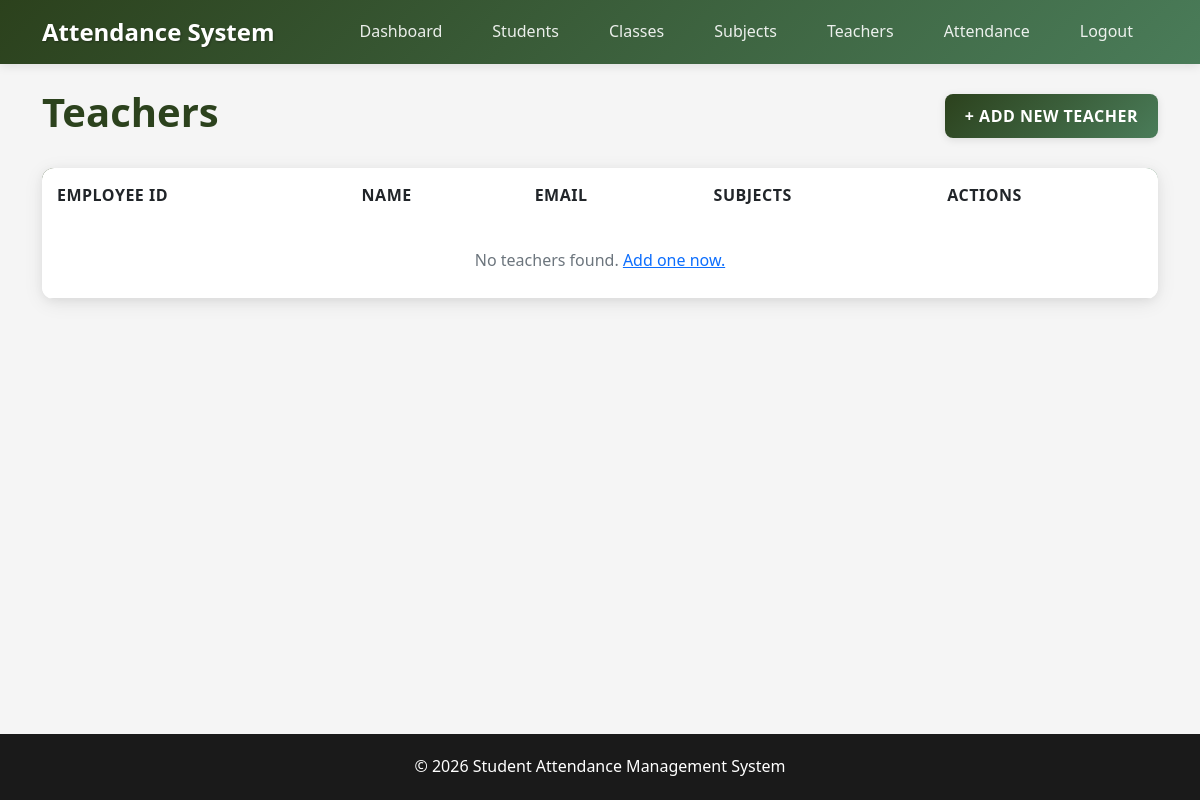
Before: /teachers/ (signed in) with the older database file.
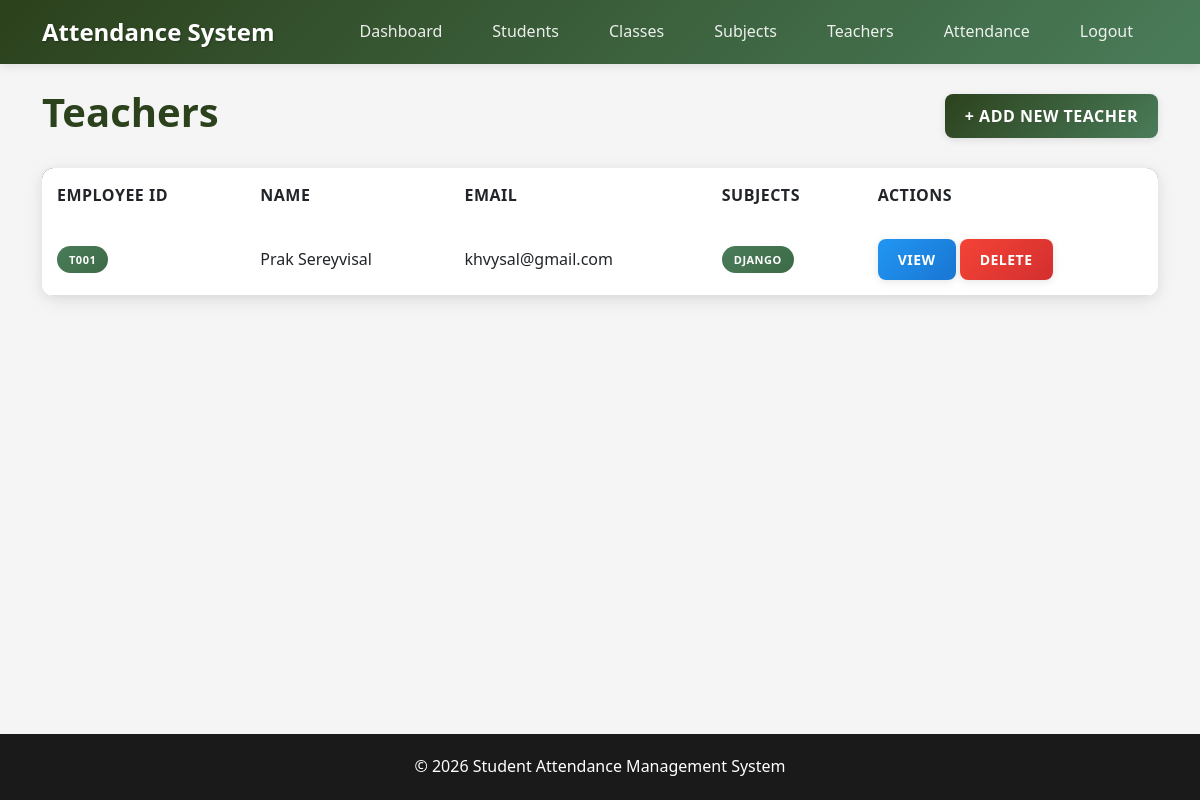
After: the same page with the newer database file.
### Attendance/models.py (models this page shows, shortened)
class Teacher(models.Model):
    employee_id = models.CharField(max_length=20, unique=True)
    first_name = models.CharField(max_length=50)
    last_name = models.CharField(max_length=50)
    email = models.EmailField()
    phone = models.CharField(max_length=20, unique=True)
    hire_date = models.DateField()
    subjects = models.ManyToManyField(Subject)
    created_at = models.DateTimeField(auto_now_add=True)

class Subject(models.Model):
    subject_name = models.CharField(max_length=100)
    code = models.CharField(max_length=20, unique=True)
    description = models.TextField(blank=True, null=True)
    created_at = models.DateTimeField(auto_now_add=True)

### Attendance/views.py (the view)
# urls.py: path('teachers/', views.teacher_list, name='teacher_list'),
@login_required
def teacher_list(request):
    teachers = Teacher.objects.all()
    return render(request, 'teachers/list.html', {'teachers': teachers})

### Templates/teachers/list.html
{% extends 'base.html' %}
{% block content %}
<div class="d-flex justify-content-between align-items-center mb-4">
    <h1 class="text-primary-custom">Teachers</h1>
    <a href="{% url 'teacher_create' %}" class="btn btn-primary">+ Add New Teacher</a>
</div>
<div class="card">
    <div class="card-body p-0">
        <table class="table mb-0">
            <thead>
                <tr>
                    <th>Employee ID</th>
                    <th>Name</th>
                    <th>Email</th>
                    <th>Subjects</th>
                    <th>Actions</th>
                </tr>
            </thead>
            <tbody>
                {% for teacher in teachers %}
                <tr>
                    <td><span class="badge bg-secondary">{{ teacher.employee_id }}</span></td>
                    <td>{{ teacher.first_name }} {{ teacher.last_name }}</td>
                    <td>{{ teacher.email }}</td>
                    <td>
                        {% for subject in teacher.subjects.all %}
                        <span class="badge bg-secondary">{{ subject.subject_name }}</span>
                        {% empty %}
                        <span class="text-secondary">—</span>
                        {% endfor %}
                    </td>
                    <td class="d-flex gap-1">
                        <a href="{% url 'teacher_detail' pk=teacher.id %}" class="btn btn-sm btn-info">View</a>
                        <a href="{% url 'teacher_delete' pk=teacher.id %}" class="btn btn-sm btn-danger">Delete</a>
                    </td>
                </tr>
                {% empty %}
                <tr>
                    <td colspan="5" class="text-center text-secondary py-4">No teachers found. <a href="{% url 'teacher_create' %}">Add one now.</a></td>
                </tr>
                {% endfor %}
            </tbody>
        </table>
    </div>
</div>
{% endblock %}

Changed rows visible on the page:
added Teacher: employee_id "T001", first_name "Prak", last_name "Sereyvisal", email "khvysal@gmail.com"
added Subject: subject_name "DJANGO"
Other visible differences:
text no longer shown: "No teachers found. Add one now."
